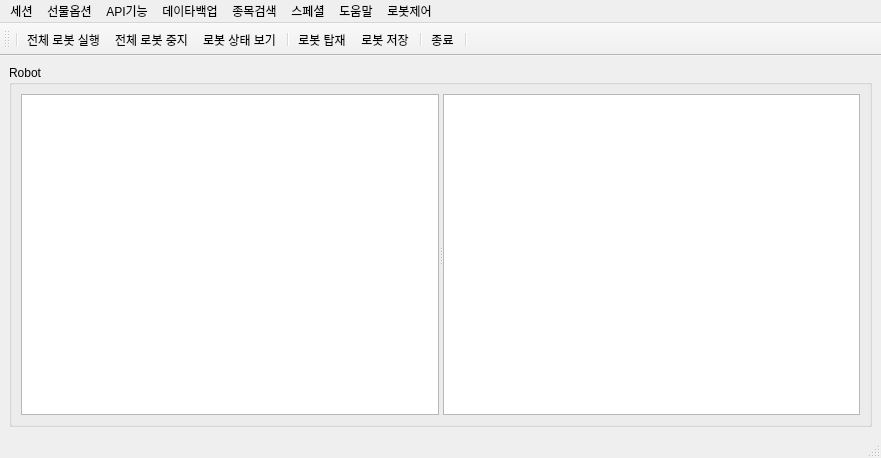
<?xml version="1.0" encoding="UTF-8"?>
<ui version="4.0">
 <class>MainWindow</class>
 <widget class="QMainWindow" name="MainWindow">
  <property name="geometry">
   <rect>
    <x>0</x>
    <y>0</y>
    <width>881</width>
    <height>458</height>
   </rect>
  </property>
  <property name="windowTitle">
   <string>Skybot</string>
  </property>
  <property name="windowIcon">
   <iconset>
    <normaloff>PNG/skybot_man.png</normaloff>PNG/skybot_man.png</iconset>
  </property>
  <widget class="QWidget" name="centralwidget">
   <layout class="QGridLayout" name="gridLayout_2">
    <item row="0" column="0">
     <widget class="QGroupBox" name="groupBox">
      <property name="title">
       <string>Robot</string>
      </property>
      <layout class="QHBoxLayout" name="horizontalLayout">
       <item>
        <widget class="QSplitter" name="splitter">
         <property name="orientation">
          <enum>Qt::Horizontal</enum>
         </property>
         <widget class="QTableView" name="tableView_robot">
          <property name="selectionMode">
           <enum>QAbstractItemView::SingleSelection</enum>
          </property>
          <property name="selectionBehavior">
           <enum>QAbstractItemView::SelectRows</enum>
          </property>
          <property name="showGrid">
           <bool>true</bool>
          </property>
          <property name="gridStyle">
           <enum>Qt::DotLine</enum>
          </property>
         </widget>
         <widget class="QTableView" name="tableView_portfolio"/>
        </widget>
       </item>
      </layout>
     </widget>
    </item>
   </layout>
  </widget>
  <widget class="QMenuBar" name="menubar">
   <property name="geometry">
    <rect>
     <x>0</x>
     <y>0</y>
     <width>881</width>
     <height>21</height>
    </rect>
   </property>
   <widget class="QMenu" name="menu">
    <property name="title">
     <string>세션</string>
    </property>
    <addaction name="actionLogin"/>
    <addaction name="actionLogout"/>
    <addaction name="separator"/>
    <addaction name="actionAccountDialog"/>
    <addaction name="separator"/>
    <addaction name="actionExit"/>
    <addaction name="separator"/>
   </widget>
   <widget class="QMenu" name="menu_2">
    <property name="title">
     <string>API기능</string>
    </property>
    <addaction name="actionStockcode"/>
    <addaction name="actionSectorView"/>
    <addaction name="actionTheme"/>
    <addaction name="actionChartIndex"/>
    <addaction name="separator"/>
    <addaction name="actionMinuitePrice"/>
    <addaction name="actionDailyPrice"/>
    <addaction name="separator"/>
    <addaction name="actionInvestors"/>
    <addaction name="actionInvestors2"/>
    <addaction name="separator"/>
    <addaction name="actionRealDataDialog"/>
    <addaction name="actionAskBid"/>
    <addaction name="actionNews"/>
    <addaction name="separator"/>
    <addaction name="actionOpenScreen"/>
    <addaction name="separator"/>
    <addaction name="actionOrder"/>
   </widget>
   <widget class="QMenu" name="menuRobot">
    <property name="title">
     <string>로봇제어</string>
    </property>
    <addaction name="actionRobotRun"/>
    <addaction name="actionRobotStop"/>
    <addaction name="separator"/>
    <addaction name="actionRobotOneRun"/>
    <addaction name="actionRobotOneStop"/>
    <addaction name="separator"/>
    <addaction name="actionRobotSave"/>
    <addaction name="actionRobotLoad"/>
    <addaction name="separator"/>
    <addaction name="actionRobotRemove"/>
    <addaction name="actionRobotClear"/>
    <addaction name="separator"/>
    <addaction name="actionRobotView"/>
    <addaction name="separator"/>
    <addaction name="actionTradeResult"/>
   </widget>
   <widget class="QMenu" name="menu_4">
    <property name="title">
     <string>데이타백업</string>
    </property>
    <addaction name="actionSectorBackupDay"/>
    <addaction name="actionPriceBackupDay"/>
    <addaction name="actionInvestorBackup"/>
    <addaction name="separator"/>
    <addaction name="actionPriceBackupMin"/>
   </widget>
   <widget class="QMenu" name="menu_3">
    <property name="title">
     <string>도움말</string>
    </property>
    <addaction name="actionMustRead"/>
    <addaction name="actionUsage"/>
    <addaction name="actionVersion"/>
   </widget>
   <widget class="QMenu" name="menu_5">
    <property name="title">
     <string>종목검색</string>
    </property>
    <addaction name="actionSearchItems"/>
    <addaction name="actionESearchItems"/>
   </widget>
   <widget class="QMenu" name="menu_6">
    <property name="title">
     <string>스페셜</string>
    </property>
    <addaction name="actionTool2ebest"/>
   </widget>
   <widget class="QMenu" name="menu_7">
    <property name="title">
     <string>선물옵션</string>
    </property>
    <addaction name="separator"/>
    <addaction name="actionCMOptionPrice"/>
    <addaction name="separator"/>
    <addaction name="separator"/>
    <addaction name="actionBigChart"/>
    <addaction name="separator"/>
   </widget>
   <addaction name="menu"/>
   <addaction name="menu_7"/>
   <addaction name="menu_2"/>
   <addaction name="menu_4"/>
   <addaction name="menu_5"/>
   <addaction name="menu_6"/>
   <addaction name="menu_3"/>
   <addaction name="menuRobot"/>
  </widget>
  <widget class="QStatusBar" name="statusbar"/>
  <widget class="QToolBar" name="toolBar">
   <property name="mouseTracking">
    <bool>true</bool>
   </property>
   <property name="windowTitle">
    <string>toolBar</string>
   </property>
   <property name="toolButtonStyle">
    <enum>Qt::ToolButtonIconOnly</enum>
   </property>
   <attribute name="toolBarArea">
    <enum>TopToolBarArea</enum>
   </attribute>
   <attribute name="toolBarBreak">
    <bool>false</bool>
   </attribute>
   <addaction name="separator"/>
   <addaction name="actionRobotRun"/>
   <addaction name="actionRobotStop"/>
   <addaction name="actionRobotView"/>
   <addaction name="separator"/>
   <addaction name="actionRobotLoad"/>
   <addaction name="actionRobotSave"/>
   <addaction name="separator"/>
   <addaction name="actionExit"/>
   <addaction name="separator"/>
  </widget>
  <action name="actionLogin">
   <property name="icon">
    <iconset>
     <normaloff>PNG/로그인.png</normaloff>PNG/로그인.png</iconset>
   </property>
   <property name="text">
    <string>로그인</string>
   </property>
   <property name="statusTip">
    <string/>
   </property>
  </action>
  <action name="actionLogout">
   <property name="enabled">
    <bool>true</bool>
   </property>
   <property name="icon">
    <iconset>
     <normaloff>PNG/로그아웃.png</normaloff>PNG/로그아웃.png</iconset>
   </property>
   <property name="text">
    <string>접속종료</string>
   </property>
   <property name="statusTip">
    <string/>
   </property>
  </action>
  <action name="actionExit">
   <property name="icon">
    <iconset>
     <normaloff>PNG/종료.png</normaloff>PNG/종료.png</iconset>
   </property>
   <property name="text">
    <string>종료</string>
   </property>
   <property name="statusTip">
    <string/>
   </property>
  </action>
  <action name="actionRobotRun">
   <property name="icon">
    <iconset>
     <normaloff>PNG/Process.png</normaloff>PNG/Process.png</iconset>
   </property>
   <property name="text">
    <string>전체 로봇 실행</string>
   </property>
  </action>
  <action name="actionRobotStop">
   <property name="icon">
    <iconset>
     <normaloff>PNG/Cancel.png</normaloff>PNG/Cancel.png</iconset>
   </property>
   <property name="text">
    <string>전체 로봇 중지</string>
   </property>
  </action>
  <action name="actionAddTickTrade">
   <property name="icon">
    <iconset>
     <normaloff>PNG/Business Contact.png</normaloff>PNG/Business Contact.png</iconset>
   </property>
   <property name="text">
    <string>TickTrade</string>
   </property>
   <property name="toolTip">
    <string>TickTrade</string>
   </property>
  </action>
  <action name="actionRealDataDialog">
   <property name="icon">
    <iconset>
     <normaloff>PNG/News.png</normaloff>PNG/News.png</iconset>
   </property>
   <property name="text">
    <string>실시간주가</string>
   </property>
  </action>
  <action name="actionAccountDialog">
   <property name="icon">
    <iconset>
     <normaloff>PNG/계좌조회.png</normaloff>PNG/계좌조회.png</iconset>
   </property>
   <property name="text">
    <string>계좌조회</string>
   </property>
  </action>
  <action name="actionRobotLoad">
   <property name="icon">
    <iconset>
     <normaloff>PNG/Upload.png</normaloff>PNG/Upload.png</iconset>
   </property>
   <property name="text">
    <string>로봇 탑재</string>
   </property>
  </action>
  <action name="actionRobotSave">
   <property name="icon">
    <iconset>
     <normaloff>PNG/Download.png</normaloff>PNG/Download.png</iconset>
   </property>
   <property name="text">
    <string>로봇 저장</string>
   </property>
  </action>
  <action name="actionRobotClear">
   <property name="icon">
    <iconset>
     <normaloff>PNG/Empty Trash.png</normaloff>PNG/Empty Trash.png</iconset>
   </property>
   <property name="text">
    <string>로봇 전체 삭제</string>
   </property>
  </action>
  <action name="actionRobotView">
   <property name="icon">
    <iconset>
     <normaloff>PNG/Candle Sticks.png</normaloff>PNG/Candle Sticks.png</iconset>
   </property>
   <property name="text">
    <string>로봇 상태 보기</string>
   </property>
  </action>
  <action name="actionRobotRemove">
   <property name="icon">
    <iconset>
     <normaloff>PNG/Cancel.png</normaloff>PNG/Cancel.png</iconset>
   </property>
   <property name="text">
    <string>로봇 삭제</string>
   </property>
  </action>
  <action name="actionAddMomentumTrade">
   <property name="icon">
    <iconset>
     <normaloff>PNG/Bullish.png</normaloff>PNG/Bullish.png</iconset>
   </property>
   <property name="text">
    <string>MomentumTrade</string>
   </property>
   <property name="iconText">
    <string>MomentumTrade</string>
   </property>
  </action>
  <action name="actionDatabaseSetting">
   <property name="icon">
    <iconset>
     <normaloff>PNG/Multiple Inputs.png</normaloff>PNG/Multiple Inputs.png</iconset>
   </property>
   <property name="text">
    <string>데이타베이스 설정</string>
   </property>
  </action>
  <action name="actionDailyPrice">
   <property name="icon">
    <iconset>
     <normaloff>PNG/Candle Sticks.png</normaloff>PNG/Candle Sticks.png</iconset>
   </property>
   <property name="text">
    <string>일별주가</string>
   </property>
  </action>
  <action name="actionInvestors">
   <property name="icon">
    <iconset>
     <normaloff>PNG/Conference Call.png</normaloff>PNG/Conference Call.png</iconset>
   </property>
   <property name="text">
    <string>종목별투자자</string>
   </property>
  </action>
  <action name="actionBackup2">
   <property name="enabled">
    <bool>true</bool>
   </property>
   <property name="icon">
    <iconset>
     <normaloff>PNG/Checked 2.png</normaloff>PNG/Checked 2.png</iconset>
   </property>
   <property name="text">
    <string>주가/투자자 백업</string>
   </property>
  </action>
  <action name="actionCodeBuild">
   <property name="icon">
    <iconset>
     <normaloff>PNG/Multiple Inputs.png</normaloff>PNG/Multiple Inputs.png</iconset>
   </property>
   <property name="text">
    <string>종목테이블생성</string>
   </property>
  </action>
  <action name="actionMinuitePrice">
   <property name="icon">
    <iconset>
     <normaloff>PNG/Candle Sticks.png</normaloff>PNG/Candle Sticks.png</iconset>
   </property>
   <property name="text">
    <string>분별주가(1분)</string>
   </property>
  </action>
  <action name="actionPriceBackupDay">
   <property name="icon">
    <iconset>
     <normaloff>PNG/Download 2.png</normaloff>PNG/Download 2.png</iconset>
   </property>
   <property name="text">
    <string>일별가격정보</string>
   </property>
  </action>
  <action name="actionInvestorBackup">
   <property name="icon">
    <iconset>
     <normaloff>PNG/Download 2.png</normaloff>PNG/Download 2.png</iconset>
   </property>
   <property name="text">
    <string>종목별투자자</string>
   </property>
  </action>
  <action name="actionPriceBackupMin">
   <property name="icon">
    <iconset>
     <normaloff>PNG/Download 2.png</normaloff>PNG/Download 2.png</iconset>
   </property>
   <property name="text">
    <string>분별가격정보</string>
   </property>
  </action>
  <action name="actionRobotOneRun">
   <property name="icon">
    <iconset>
     <normaloff>PNG/Currency Exchange.png</normaloff>PNG/Currency Exchange.png</iconset>
   </property>
   <property name="text">
    <string>로봇 실행</string>
   </property>
  </action>
  <action name="actionRobotOneStop">
   <property name="icon">
    <iconset>
     <normaloff>PNG/Cancel.png</normaloff>PNG/Cancel.png</iconset>
   </property>
   <property name="text">
    <string>로봇 중지</string>
   </property>
  </action>
  <action name="actionTickLogger">
   <property name="icon">
    <iconset>
     <normaloff>PNG/Multiple Inputs.png</normaloff>PNG/Multiple Inputs.png</iconset>
   </property>
   <property name="text">
    <string>TickLogger</string>
   </property>
  </action>
  <action name="actionAddTickTradeXN">
   <property name="icon">
    <iconset>
     <normaloff>PNG/Money Transfer.png</normaloff>PNG/Money Transfer.png</iconset>
   </property>
   <property name="text">
    <string>TickTradeXN</string>
   </property>
  </action>
  <action name="actionAddChannelTrade">
   <property name="icon">
    <iconset>
     <normaloff>PNG/Neutral Trading.png</normaloff>PNG/Neutral Trading.png</iconset>
   </property>
   <property name="text">
    <string>ChannelTrade</string>
   </property>
  </action>
  <action name="actionAddTickTradeM">
   <property name="icon">
    <iconset>
     <normaloff>PNG/Trademark.png</normaloff>PNG/Trademark.png</iconset>
   </property>
   <property name="text">
    <string>TickTradeM</string>
   </property>
   <property name="toolTip">
    <string>TickTradeM</string>
   </property>
  </action>
  <action name="actionAddTickTradeP">
   <property name="icon">
    <iconset>
     <normaloff>PNG/Bullish.png</normaloff>PNG/Bullish.png</iconset>
   </property>
   <property name="text">
    <string>TickTradeP</string>
   </property>
   <property name="iconText">
    <string>TickTradeP</string>
   </property>
  </action>
  <action name="actionSectorView">
   <property name="icon">
    <iconset>
     <normaloff>PNG/Services.png</normaloff>PNG/Services.png</iconset>
   </property>
   <property name="text">
    <string>업종지수</string>
   </property>
  </action>
  <action name="actionSectorPriceView">
   <property name="icon">
    <iconset>
     <normaloff>PNG/Services.png</normaloff>PNG/Services.png</iconset>
   </property>
   <property name="text">
    <string>업종별주가조회</string>
   </property>
  </action>
  <action name="actionSectorBackupDay">
   <property name="icon">
    <iconset>
     <normaloff>PNG/Services.png</normaloff>PNG/Services.png</iconset>
   </property>
   <property name="text">
    <string>일별업종정보</string>
   </property>
  </action>
  <action name="actionTickMonitor">
   <property name="icon">
    <iconset>
     <normaloff>PNG/Multiple Inputs.png</normaloff>PNG/Multiple Inputs.png</iconset>
   </property>
   <property name="text">
    <string>TickMonitor</string>
   </property>
  </action>
  <action name="actionAddTickTradeTT">
   <property name="icon">
    <iconset>
     <normaloff>PNG/Bullish.png</normaloff>PNG/Bullish.png</iconset>
   </property>
   <property name="text">
    <string>똘똘이</string>
   </property>
  </action>
  <action name="actionTickMe">
   <property name="icon">
    <iconset>
     <normaloff>PNG/Puzzle.png</normaloff>PNG/Puzzle.png</iconset>
   </property>
   <property name="text">
    <string>TickMe</string>
   </property>
  </action>
  <action name="actionMX">
   <property name="icon">
    <iconset>
     <normaloff>PNG/Candle Sticks.png</normaloff>PNG/Candle Sticks.png</iconset>
   </property>
   <property name="text">
    <string>MX</string>
   </property>
  </action>
  <action name="actionAddTickTradeT2">
   <property name="text">
    <string>똘똘이2</string>
   </property>
  </action>
  <action name="actionRSI">
   <property name="icon">
    <iconset>
     <normaloff>PNG/Candle Sticks.png</normaloff>PNG/Candle Sticks.png</iconset>
   </property>
   <property name="text">
    <string>RSI</string>
   </property>
  </action>
  <action name="actionRSI_2">
   <property name="icon">
    <iconset>
     <normaloff>PNG/Puzzle.png</normaloff>PNG/Puzzle.png</iconset>
   </property>
   <property name="text">
    <string>RSI</string>
   </property>
  </action>
  <action name="actionFastChance">
   <property name="icon">
    <iconset>
     <normaloff>PNG/Puzzle.png</normaloff>PNG/Puzzle.png</iconset>
   </property>
   <property name="text">
    <string>FastChance</string>
   </property>
  </action>
  <action name="actionVolumeLevel">
   <property name="icon">
    <iconset>
     <normaloff>PNG/Puzzle.png</normaloff>PNG/Puzzle.png</iconset>
   </property>
   <property name="text">
    <string>VolumeLevel</string>
   </property>
  </action>
  <action name="actionItemselection">
   <property name="text">
    <string>매수/매도 종목 선정</string>
   </property>
  </action>
  <action name="action_2">
   <property name="text">
    <string>-</string>
   </property>
  </action>
  <action name="actionChanceWater">
   <property name="text">
    <string>ChanceWater</string>
   </property>
  </action>
  <action name="actionFastChanceWater">
   <property name="text">
    <string>FastChanceWater</string>
   </property>
  </action>
  <action name="actionTickTradeRSI">
   <property name="icon">
    <iconset>
     <normaloff>PNG/Bullish.png</normaloff>PNG/Bullish.png</iconset>
   </property>
   <property name="text">
    <string>TickTradeRSI</string>
   </property>
  </action>
  <action name="actionTEST">
   <property name="text">
    <string>TEST</string>
   </property>
  </action>
  <action name="actionOpenAPI_document">
   <property name="text">
    <string>OpenAPI document</string>
   </property>
  </action>
  <action name="actionTickFuturesLogger">
   <property name="text">
    <string>TickFuturesLogger</string>
   </property>
  </action>
  <action name="actionInvestors2">
   <property name="icon">
    <iconset>
     <normaloff>PNG/Conference Call.png</normaloff>PNG/Conference Call.png</iconset>
   </property>
   <property name="text">
    <string>종목별투자자2</string>
   </property>
  </action>
  <action name="actionTheme">
   <property name="icon">
    <iconset>
     <normaloff>PNG/Diploma 1.png</normaloff>PNG/Diploma 1.png</iconset>
   </property>
   <property name="text">
    <string>테마</string>
   </property>
  </action>
  <action name="actionStockcode">
   <property name="icon">
    <iconset>
     <normaloff>PNG/Multiple Inputs.png</normaloff>PNG/Multiple Inputs.png</iconset>
   </property>
   <property name="text">
    <string>전종목코드</string>
   </property>
  </action>
  <action name="actionChartIndex">
   <property name="icon">
    <iconset>
     <normaloff>PNG/Bullish.png</normaloff>PNG/Bullish.png</iconset>
   </property>
   <property name="text">
    <string>차트데이타</string>
   </property>
  </action>
  <action name="actionSearchItems">
   <property name="icon">
    <iconset>
     <normaloff>PNG/Search.png</normaloff>PNG/Search.png</iconset>
   </property>
   <property name="text">
    <string>종목검색</string>
   </property>
  </action>
  <action name="actionOpenScreen">
   <property name="icon">
    <iconset>
     <normaloff>PNG/Self Service Kiosk.png</normaloff>PNG/Self Service Kiosk.png</iconset>
   </property>
   <property name="text">
    <string>OpenScreen</string>
   </property>
  </action>
  <action name="actionNews">
   <property name="icon">
    <iconset>
     <normaloff>PNG/News.png</normaloff>PNG/News.png</iconset>
   </property>
   <property name="text">
    <string>News</string>
   </property>
  </action>
  <action name="actionESearchItems">
   <property name="icon">
    <iconset>
     <normaloff>PNG/Search.png</normaloff>PNG/Search.png</iconset>
   </property>
   <property name="text">
    <string>e종목검색</string>
   </property>
  </action>
  <action name="actionOrder">
   <property name="icon">
    <iconset>
     <normaloff>PNG/Online Support.png</normaloff>PNG/Online Support.png</iconset>
   </property>
   <property name="text">
    <string>수동주문</string>
   </property>
  </action>
  <action name="actionTool2ebest">
   <property name="text">
    <string>외부신호-&gt;eBest</string>
   </property>
  </action>
  <action name="actionTradeResult">
   <property name="text">
    <string>로봇 거래결과</string>
   </property>
  </action>
  <action name="actionUsage">
   <property name="text">
    <string>사용법</string>
   </property>
  </action>
  <action name="actionAskBid">
   <property name="icon">
    <iconset>
     <normaloff>PNG/Candle Sticks.png</normaloff>PNG/Candle Sticks.png</iconset>
   </property>
   <property name="text">
    <string>실시간호가</string>
   </property>
  </action>
  <action name="actionMustRead">
   <property name="text">
    <string>꼭 읽어보세요</string>
   </property>
  </action>
  <action name="actionVersion">
   <property name="text">
    <string>버전</string>
   </property>
  </action>
  <action name="actionCMOptionPrice">
   <property name="icon">
    <iconset>
     <normaloff>PNG/당월물 옵션전광판.png</normaloff>PNG/당월물 옵션전광판.png</iconset>
   </property>
   <property name="text">
    <string>선물옵션 전광판</string>
   </property>
  </action>
  <action name="actionNMOptionPrice">
   <property name="icon">
    <iconset>
     <normaloff>PNG/차월물 옵션체결.png</normaloff>PNG/차월물 옵션체결.png</iconset>
   </property>
   <property name="text">
    <string>차월물 옵션전광판</string>
   </property>
  </action>
  <action name="actionBigChart">
   <property name="icon">
    <iconset>
     <normaloff>PNG/수급.png</normaloff>PNG/수급.png</iconset>
   </property>
   <property name="text">
    <string>Big Chart</string>
   </property>
  </action>
  <action name="actionOpenInterest">
   <property name="icon">
    <iconset>
     <normaloff>PNG/미결제약정.png</normaloff>PNG/미결제약정.png</iconset>
   </property>
   <property name="text">
    <string>미결제약정</string>
   </property>
  </action>
 </widget>
 <resources/>
 <connections>
  <connection>
   <sender>menubar</sender>
   <signal>triggered(QAction*)</signal>
   <receiver>MainWindow</receiver>
   <slot>MENU_Action(QAction*)</slot>
   <hints>
    <hint type="sourcelabel">
     <x>703</x>
     <y>20</y>
    </hint>
    <hint type="destinationlabel">
     <x>665</x>
     <y>50</y>
    </hint>
   </hints>
  </connection>
  <connection>
   <sender>tableView_robot</sender>
   <signal>clicked(QModelIndex)</signal>
   <receiver>MainWindow</receiver>
   <slot>robot_selected(QModelIndex)</slot>
   <hints>
    <hint type="sourcelabel">
     <x>307</x>
     <y>199</y>
    </hint>
    <hint type="destinationlabel">
     <x>300</x>
     <y>-15</y>
    </hint>
   </hints>
  </connection>
  <connection>
   <sender>tableView_robot</sender>
   <signal>doubleClicked(QModelIndex)</signal>
   <receiver>MainWindow</receiver>
   <slot>robot_double_clicked(QModelIndex)</slot>
   <hints>
    <hint type="sourcelabel">
     <x>437</x>
     <y>291</y>
    </hint>
    <hint type="destinationlabel">
     <x>495</x>
     <y>-20</y>
    </hint>
   </hints>
  </connection>
  <connection>
   <sender>tableView_portfolio</sender>
   <signal>clicked(QModelIndex)</signal>
   <receiver>MainWindow</receiver>
   <slot>portfolio_selected(QModelIndex)</slot>
   <hints>
    <hint type="sourcelabel">
     <x>494</x>
     <y>195</y>
    </hint>
    <hint type="destinationlabel">
     <x>575</x>
     <y>-3</y>
    </hint>
   </hints>
  </connection>
  <connection>
   <sender>tableView_portfolio</sender>
   <signal>doubleClicked(QModelIndex)</signal>
   <receiver>MainWindow</receiver>
   <slot>portfolio_double_clicked(QModelIndex)</slot>
   <hints>
    <hint type="sourcelabel">
     <x>531</x>
     <y>131</y>
    </hint>
    <hint type="destinationlabel">
     <x>886</x>
     <y>41</y>
    </hint>
   </hints>
  </connection>
 </connections>
 <slots>
  <slot>robot_selected(QModelIndex)</slot>
  <slot>robot_double_clicked(QModelIndex)</slot>
  <slot>portfolio_selected(QModelIndex)</slot>
  <slot>portfolio_double_clicked(QModelIndex)</slot>
 </slots>
</ui>
